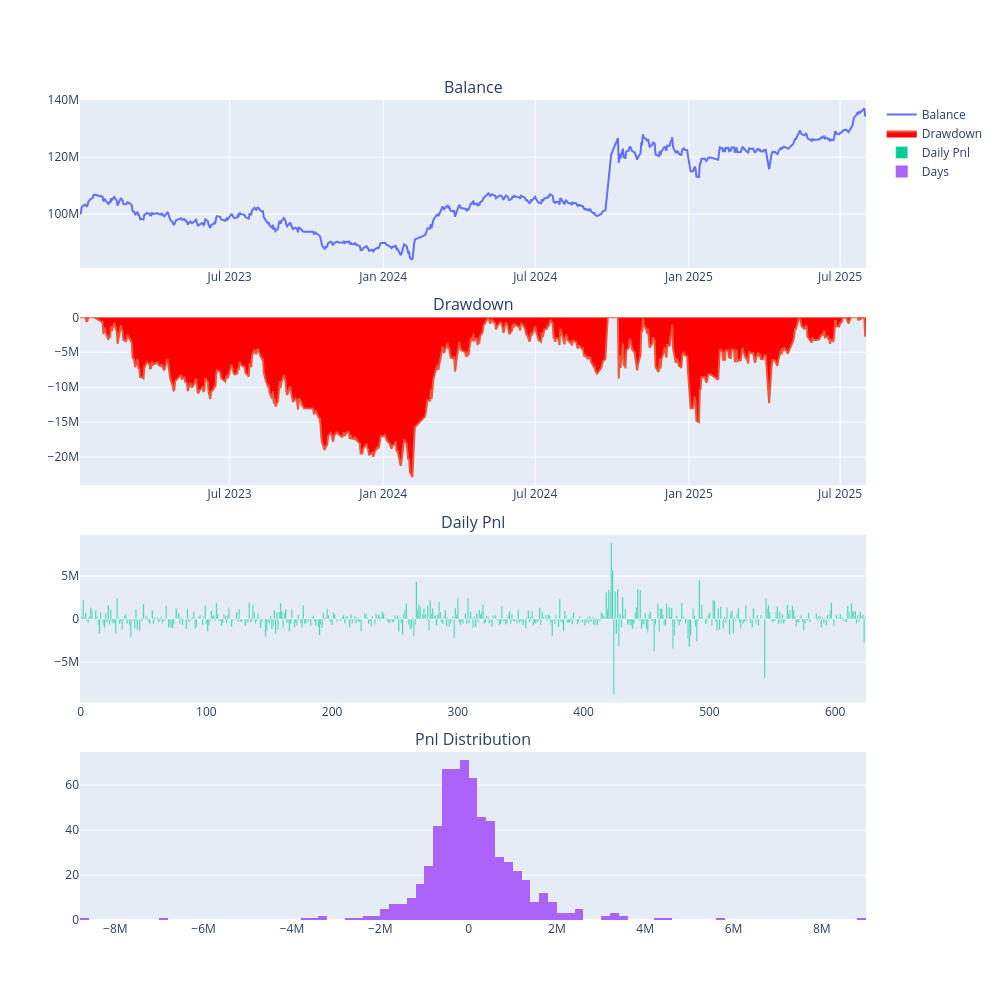

Source (notebook cell):
### Code cell
# 执行回测任务
engine.load_data()
engine.run_backtesting()
engine.calculate_result()
engine.calculate_statistics()
engine.show_chart()

### Figure 1 — Plotly figure (JSON) as saved in the notebook; plotly's stock layout.template omitted (floating-point values rounded to 4 significant figures; data arrays with more than 128 entries replaced by an {"elided": "..."} marker saying what was removed)
{"data": [{"mode": "lines", "name": "Balance", "type": "scatter", "x": {"elided": "625 str values"}, "xaxis": "x", "y": {"elided": "625 float values"}, "yaxis": "y"}, {"fill": "tozeroy", "fillcolor": "red", "mode": "lines", "name": "Drawdown", "type": "scatter", "x": {"elided": "625 str values"}, "xaxis": "x2", "y": {"elided": "625 float values"}, "yaxis": "y2"}, {"name": "Daily Pnl", "type": "bar", "xaxis": "x3", "y": {"elided": "625 float values"}, "yaxis": "y3"}, {"name": "Days", "nbinsx": 100, "type": "histogram", "x": {"elided": "625 float values"}, "xaxis": "x4", "yaxis": "y4"}], "layout": {"annotations": [{"font": {"size": 16}, "showarrow": false, "text": "Balance", "x": 0.5, "xanchor": "center", "xref": "paper", "y": 1, "yanchor": "bottom", "yref": "paper"}, {"font": {"size": 16}, "showarrow": false, "text": "Drawdown", "x": 0.5, "xanchor": "center", "xref": "paper", "y": 0.735, "yanchor": "bottom", "yref": "paper"}, {"font": {"size": 16}, "showarrow": false, "text": "Daily Pnl", "x": 0.5, "xanchor": "center", "xref": "paper", "y": 0.47, "yanchor": "bottom", "yref": "paper"}, {"font": {"size": 16}, "showarrow": false, "text": "Pnl Distribution", "x": 0.5, "xanchor": "center", "xref": "paper", "y": 0.205, "yanchor": "bottom", "yref": "paper"}], "height": 1000, "width": 1000, "xaxis": {"anchor": "y", "domain": [0, 1]}, "xaxis2": {"anchor": "y2", "domain": [0, 1]}, "xaxis3": {"anchor": "y3", "domain": [0, 1]}, "xaxis4": {"anchor": "y4", "domain": [0, 1]}, "yaxis": {"anchor": "x", "domain": [0.795, 1]}, "yaxis2": {"anchor": "x2", "domain": [0.53, 0.735]}, "yaxis3": {"anchor": "x3", "domain": [0.265, 0.47]}, "yaxis4": {"anchor": "x4", "domain": [0, 0.205]}}}
